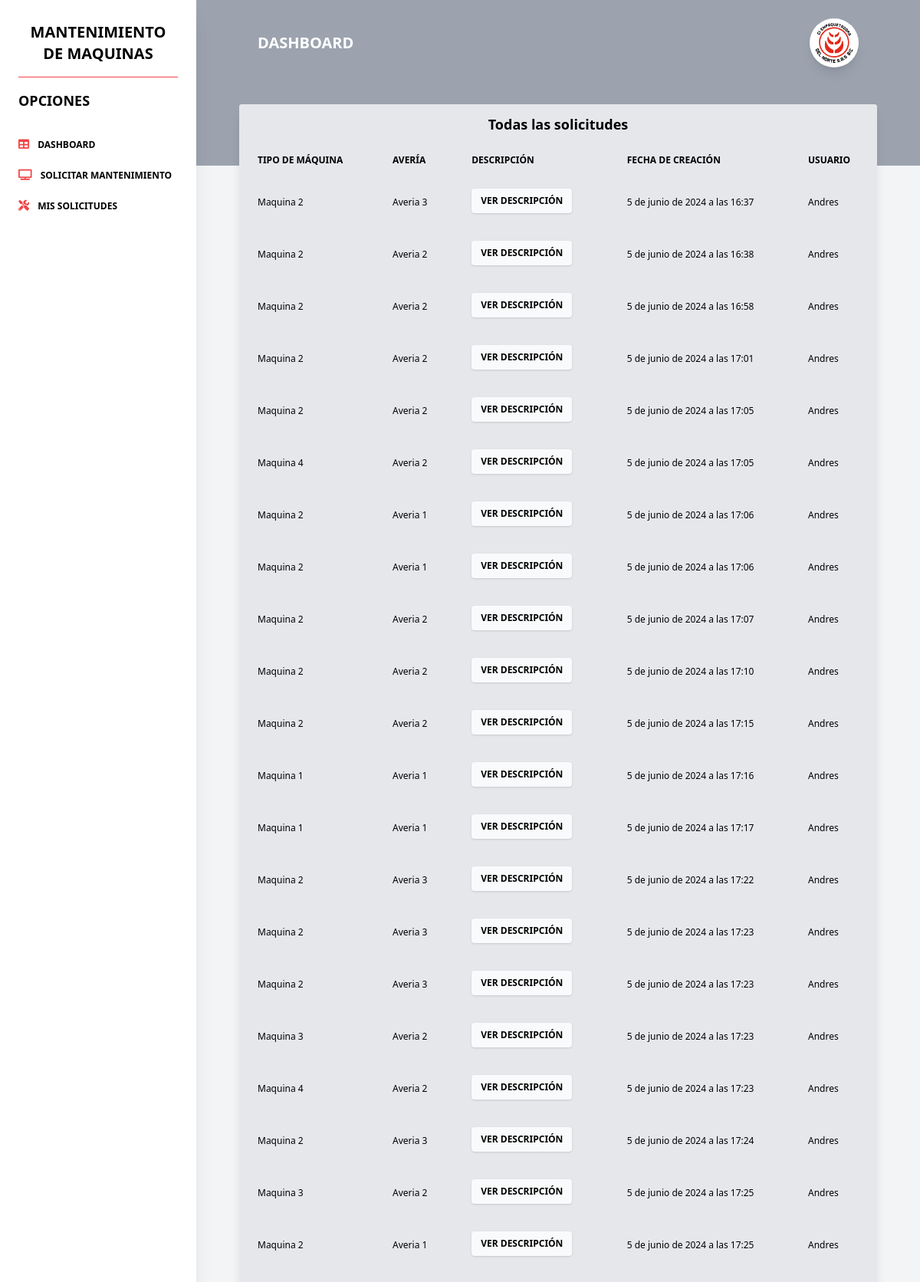
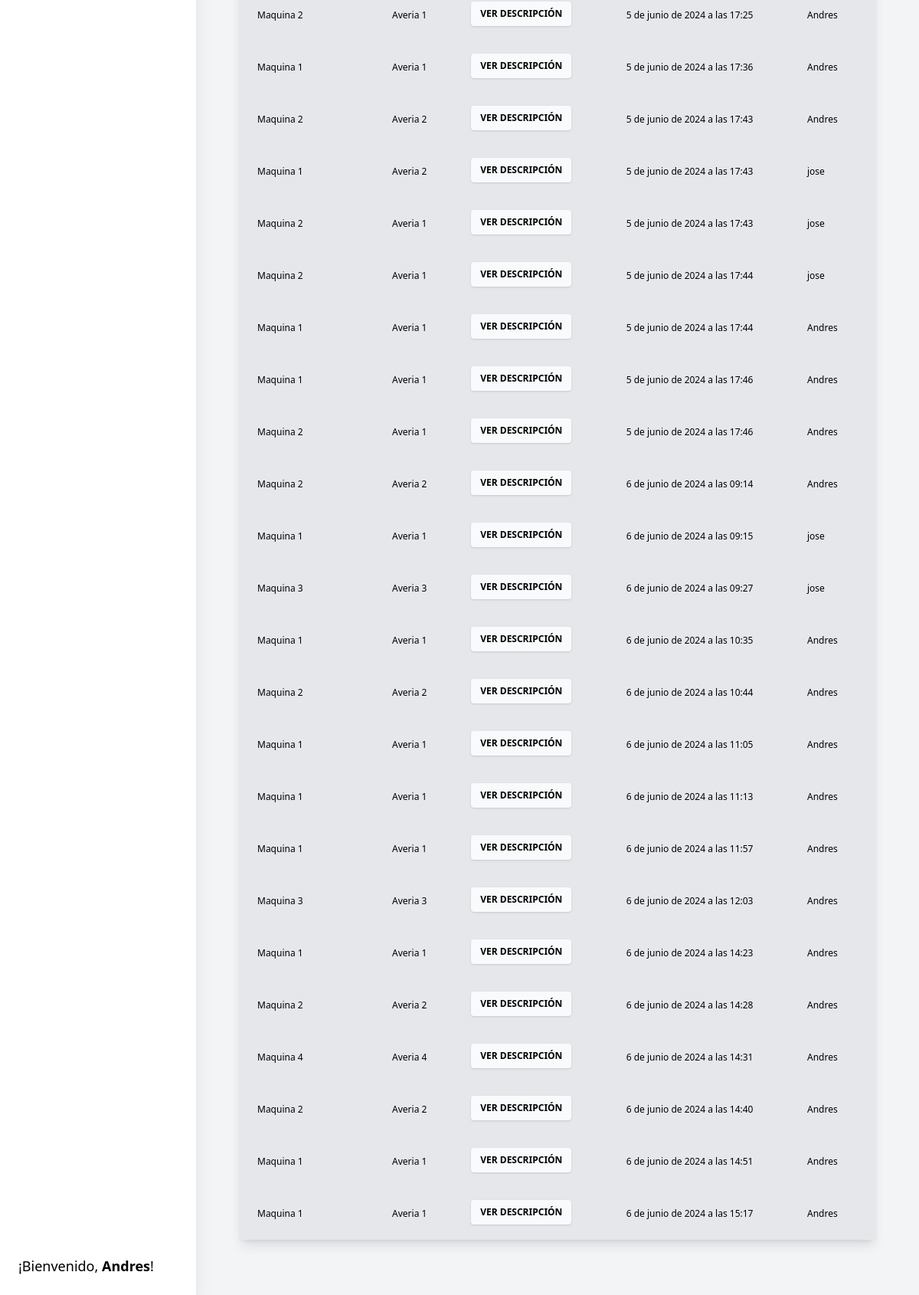
The page /dashboard/ (signed in) on the database its author committed (2 pictures, top to bottom).
### apps/registro/models.py (models this page shows, shortened)
class SolicitudMantenimiento(models.Model):
    usuario = models.ForeignKey(User, on_delete=models.CASCADE)
    maquina = models.CharField(max_length=100)
    averia = models.CharField(max_length=100)
    descripcion = models.TextField()
    fecha_creacion = models.DateTimeField(auto_now_add=True)

### apps/registro/views.py (the view, shortened to what this page needs)
# urls.py: path('dashboard/', views.dashboard, name='dashboard'),
@login_required
def dashboard(request):
    if request.method == "GET":
        if SolicitudMantenimiento.objects.all().exists():
            solicitudes = SolicitudMantenimiento.objects.all()
            return render(request, 'dashboard.html', {'solicitudes': solicitudes})

### templates/dashboard.html (shortened to what this page needs)
{% extends "./layouts/base.html" %}
{% block content %}
  <div class="text-blueGray-700 antialiased bg-gray-100 min-h-screen">
    <div id="root" >
    <div class="md:ml-64 bg-gray-100 min-h-screen">
<div class=" bg-gray-400 pb-32 pt-6">
    <div class="px-4 md:px-10 mx-auto w-full">
      <div>
        <nav
        class="w-full bg-transparent md:flex-row md:flex-nowrap md:justify-start flex items-center"
      >
        <div
          class="w-full mx-autp items-center flex justify-between md:flex-nowrap flex-wrap md:px-10 px-4"
        >
          <a
            class="text-white text-xl uppercase hidden lg:inline-block font-semibold "
            >DASHBOARD</a
          >
          <ul
          class="flex-col md:flex-row list-none items-center hidden md:flex"
        >
          <a
            class="text-blueGray-500 block"
            href="#pablo"
            onclick="openDropdown(event,'user-dropdown')"
          >
            <div class="items-center flex">
              <span
                class="w-16 h-16 text-sm bg-white text-white bg-blueGray-200 inline-flex items-center justify-center rounded-full"
                ><img
                  alt="..."
                  class="w-full rounded-full align-middle border-none shadow-lg"
                  src="../../static/img/logo.svg"
              /></span>
            </div>
          </a>
        </ul>
        </div>
      </nav>
      </div>
    </div>
  </div>
  <div class="px-4 md:px-10 mx-auto w-full -m-24">
    <div class="flex flex-wrap mt-4">
      <div class="w-full mb-12 px-4">
        <div class=" flex flex-col min-w-0 break-words w-full mb-6 shadow-lg rounded bg-gray-200">
          <div class="bg-gray-200 rounded-t mb-0 px-4 py-3 border-0">
            <div class="flex flex-wrap items-center">
              <div class=" w-full px-4 max-w-full flex-grow flex-1">
                <h3 class=" text-center font-semibold text-lg text-blueGray-700">
                  Todas las solicitudes
                </h3>
              </div>
                </div>
              </div>
              <div class="block w-full overflow-x-auto">
                <div class="block w-full overflow-x-auto">
                  <table class="items-center w-full bg-transparent border-collapse">
                    <thead>
                      <tr>
                        <th class="px-6 align-middle border border-solid py-3 text-xs uppercase border-l-0 border-r-0 whitespace-nowrap font-semibold text-left bg-blueGray-50 text-blueGray-500 border-blueGray-100">Tipo de máquina</th>
                        <th class="px-6 align-middle border border-solid py-3 text-xs uppercase border-l-0 border-r-0 whitespace-nowrap font-semibold text-left bg-blueGray-50 text-blueGray-500 border-blueGray-100">Avería</th>
                        <th class="px-6 align-middle border border-solid py-3 text-xs uppercase border-l-0 border-r-0 whitespace-nowrap font-semibold text-left bg-blueGray-50 text-blueGray-500 border-blueGray-100">Descripción</th>
                        <th class="px-6 align-middle border border-solid py-3 text-xs uppercase border-l-0 border-r-0 whitespace-nowrap font-semibold text-left bg-blueGray-50 text-blueGray-500 border-blueGray-100">Fecha de creación</th>
                        <th class="px-6 align-middle border border-solid py-3 text-xs uppercase border-l-0 border-r-0 whitespace-nowrap font-semibold text-left bg-blueGray-50 text-blueGray-500 border-blueGray-100">Usuario</th>
                      </tr>
                    </thead>
                    <tbody>
                      {% for solicitud in solicitudes %}
                      <tr>
                        <td class="border-t-0 px-6 align-middle border-l-0 border-r-0 text-xs whitespace-nowrap p-4">{{ solicitud.maquina }}</td>
                        <td class="border-t-0 px-6 align-middle border-l-0 border-r-0 text-xs whitespace-nowrap p-4">{{ solicitud.averia }}</td>
                        <td class="border-t-0 px-6 align-middle border-l-0 border-r-0 text-xs whitespace-nowrap p-4">
                          <button
                            class="bg-gray-50 text-black font-semibold uppercase text-xs px-3 py-2 rounded shadow hover:shadow-sm outline-none focus:outline-none mr-1 mb-1 ease-linear transition-all duration-150"
                            type="button"
                            onclick="toggleModal('regular-modal-id-{{solicitud.id}}')"
                          >
                            Ver descripción
                          </button>
                        </td>
                        <td class="border-t-0 px-6 align-middle border-l-0 border-r-0 text-xs whitespace-nowrap p-4">{{ solicitud.fecha_creacion }}</td>
                        <td class="border-t-0 px-6 align-middle border-l-0 border-r-0 text-xs whitespace-nowrap p-4">{{ solicitud.usuario }}</td>
                      </tr>
                      {% endfor %}
                    </tbody>
                  </table>
                </div>
            </div>
          </div>
        </div>
      </div>
    </div>
  </div>
{% endblock %}

### templates/layouts/base.html (shortened to what this page needs)
{% load static %}
<!DOCTYPE html>
<html lang="es">
<head>
    <link rel="stylesheet" href="{% static 'tailwind.css' %}" />
    <link rel="stylesheet" href="{% static 'style.css' %}" />
    <link rel="stylesheet" href="{% static '/vendor/@fortawesome/fontawesome-free/css/all.min.css' %}" />
</head>
<body class="relative">
    {% include 'layouts/partials/menu.html' %}
    <main>
        {% block content %}{% endblock content %}
    </main>
</body>
</html>

### templates/layouts/partials/menu.html (shortened to what this page needs)
<nav
        class="md:left-0 md:block md:fixed md:top-0 md:bottom-0 md:overflow-y-auto md:flex-row md:flex-nowrap md:overflow-hidden shadow-xl bg-white flex flex-wrap items-center justify-between relative md:w-64 z-10 py-4 px-6"
      >
        <div
          class="md:flex-col md:items-stretch md:min-h-full md:flex-nowrap px-0 flex flex-wrap items-center justify-between w-full mx-auto"
        >
          <a
            class="md:block  md:pb-3 text-black mr-0 inline-block text-center text-xl uppercase font-bold py-3"
          >
            mantenimiento de maquinas
          </a>
          <div
            class="md:flex md:flex-col md:items-stretch md:opacity-100 md:relative  md:shadow-none shadow absolute top-0 left-0 right-0 z-40 overflow-y-auto overflow-x-hidden h-auto items-center flex-1 rounded hidden"
            id="example-collapse-sidebar"
          >
            <hr class="my-1 md:min-w-full"
                style="border-color:#ef4444;" />
            <h6
              class="md:min-w-full text-black text-lg uppercase font-bold block pt-3 pb-6 no-underline"
            >
              OPCIONES
            </h6>
            <ul class="md:flex-col md:min-w-full flex flex-col list-none flex-1">
              <li class="items-center">
                <a
                href="http://127.0.0.1:8000/dashboard/"
                  class="text-xs uppercase py-3 font-bold block text-black hover:text-gray-500"
                >
                  <i class="fas fa-table mr-2 text-sm text-red-500"></i>
                Dashboard
                </a>
              </li>
              <li class="items-center">
                <a
                  href="http://127.0.0.1:8000/solicitarman/"
                  class="text-xs uppercase py-3 font-bold block text-black hover:text-gray-500"
                >
                  <i class="fas fa-tv mr-2 text-sm text-red-500 "></i>
                  SOLICITAR MANTENIMIENTO
                </a>
              </li>
              <li class="items-center">
                <a
                  href="http://127.0.0.1:8000/missolicitudes"
                  class="text-xs uppercase py-3 font-bold block text-black hover:text-gray-500"
                >
                  <i class="fas fa-tools mr-2 text-sm text-red-500"></i>
                  MIS SOLICITUDES
                </a>
              </li>
            </ul>
            <div class="mt-20">
                {% if user.is_authenticated %}
                    <p class="text-lg mb-2">¡Bienvenido, <span class="font-bold">{{ user.username }}</span>!</p>
                {% else %}
                    <p class="text-sm mb-2">No has iniciado sesión.</p>
                    <a href="{% url 'login' %}" class="text-xs font-bold text-red-500 hover:text-red-700">Iniciar sesión</a>
                {% endif %}
            </div>
      </nav>

### rows shown on the page
SolicitudMantenimiento: maquina "Maquina 2", averia "Averia 3", fecha_creacion "5 de junio de 2024 a las 16:37", usuario "Andres"
SolicitudMantenimiento: maquina "Maquina 2", averia "Averia 2", fecha_creacion "5 de junio de 2024 a las 16:38", usuario "Andres"
SolicitudMantenimiento: maquina "Maquina 2", averia "Averia 2", fecha_creacion "5 de junio de 2024 a las 16:58", usuario "Andres"
SolicitudMantenimiento: maquina "Maquina 2", averia "Averia 2", fecha_creacion "5 de junio de 2024 a las 17:01", usuario "Andres"
SolicitudMantenimiento: maquina "Maquina 2", averia "Averia 2", fecha_creacion "5 de junio de 2024 a las 17:05", usuario "Andres"
SolicitudMantenimiento: maquina "Maquina 4", averia "Averia 2", fecha_creacion "5 de junio de 2024 a las 17:05", usuario "Andres"
SolicitudMantenimiento: maquina "Maquina 2", averia "Averia 1", fecha_creacion "5 de junio de 2024 a las 17:06", usuario "Andres"
SolicitudMantenimiento: maquina "Maquina 2", averia "Averia 1", fecha_creacion "5 de junio de 2024 a las 17:06", usuario "Andres"
SolicitudMantenimiento: maquina "Maquina 2", averia "Averia 2", fecha_creacion "5 de junio de 2024 a las 17:07", usuario "Andres"
SolicitudMantenimiento: maquina "Maquina 2", averia "Averia 2", fecha_creacion "5 de junio de 2024 a las 17:10", usuario "Andres"
SolicitudMantenimiento: maquina "Maquina 2", averia "Averia 2", fecha_creacion "5 de junio de 2024 a las 17:15", usuario "Andres"
SolicitudMantenimiento: maquina "Maquina 1", averia "Averia 1", fecha_creacion "5 de junio de 2024 a las 17:16", usuario "Andres"
SolicitudMantenimiento: maquina "Maquina 1", averia "Averia 1", fecha_creacion "5 de junio de 2024 a las 17:17", usuario "Andres"
SolicitudMantenimiento: maquina "Maquina 2", averia "Averia 3", fecha_creacion "5 de junio de 2024 a las 17:22", usuario "Andres"
SolicitudMantenimiento: maquina "Maquina 2", averia "Averia 3", fecha_creacion "5 de junio de 2024 a las 17:23", usuario "Andres"
SolicitudMantenimiento: maquina "Maquina 2", averia "Averia 3", fecha_creacion "5 de junio de 2024 a las 17:23", usuario "Andres"
SolicitudMantenimiento: maquina "Maquina 3", averia "Averia 2", fecha_creacion "5 de junio de 2024 a las 17:23", usuario "Andres"
SolicitudMantenimiento: maquina "Maquina 4", averia "Averia 2", fecha_creacion "5 de junio de 2024 a las 17:23", usuario "Andres"
SolicitudMantenimiento: maquina "Maquina 2", averia "Averia 3", fecha_creacion "5 de junio de 2024 a las 17:24", usuario "Andres"
SolicitudMantenimiento: maquina "Maquina 3", averia "Averia 2", fecha_creacion "5 de junio de 2024 a las 17:25", usuario "Andres"
SolicitudMantenimiento: maquina "Maquina 2", averia "Averia 1", fecha_creacion "5 de junio de 2024 a las 17:25", usuario "Andres"
SolicitudMantenimiento: maquina "Maquina 2", averia "Averia 1", fecha_creacion "5 de junio de 2024 a las 17:25", usuario "Andres"
SolicitudMantenimiento: maquina "Maquina 1", averia "Averia 1", fecha_creacion "5 de junio de 2024 a las 17:36", usuario "Andres"
SolicitudMantenimiento: maquina "Maquina 2", averia "Averia 2", fecha_creacion "5 de junio de 2024 a las 17:43", usuario "Andres"
SolicitudMantenimiento: maquina "Maquina 1", averia "Averia 2", fecha_creacion "5 de junio de 2024 a las 17:43", usuario "jose"
SolicitudMantenimiento: maquina "Maquina 2", averia "Averia 1", fecha_creacion "5 de junio de 2024 a las 17:43", usuario "jose"
SolicitudMantenimiento: maquina "Maquina 2", averia "Averia 1", fecha_creacion "5 de junio de 2024 a las 17:44", usuario "jose"
SolicitudMantenimiento: maquina "Maquina 1", averia "Averia 1", fecha_creacion "5 de junio de 2024 a las 17:44", usuario "Andres"
SolicitudMantenimiento: maquina "Maquina 1", averia "Averia 1", fecha_creacion "5 de junio de 2024 a las 17:46", usuario "Andres"
SolicitudMantenimiento: maquina "Maquina 2", averia "Averia 1", fecha_creacion "5 de junio de 2024 a las 17:46", usuario "Andres"
SolicitudMantenimiento: maquina "Maquina 2", averia "Averia 2", fecha_creacion "6 de junio de 2024 a las 09:14", usuario "Andres"
SolicitudMantenimiento: maquina "Maquina 1", averia "Averia 1", fecha_creacion "6 de junio de 2024 a las 09:15", usuario "jose"
SolicitudMantenimiento: maquina "Maquina 3", averia "Averia 3", fecha_creacion "6 de junio de 2024 a las 09:27", usuario "jose"
SolicitudMantenimiento: maquina "Maquina 1", averia "Averia 1", fecha_creacion "6 de junio de 2024 a las 10:35", usuario "Andres"
SolicitudMantenimiento: maquina "Maquina 2", averia "Averia 2", fecha_creacion "6 de junio de 2024 a las 10:44", usuario "Andres"
SolicitudMantenimiento: maquina "Maquina 1", averia "Averia 1", fecha_creacion "6 de junio de 2024 a las 11:05", usuario "Andres"
SolicitudMantenimiento: maquina "Maquina 1", averia "Averia 1", fecha_creacion "6 de junio de 2024 a las 11:13", usuario "Andres"
SolicitudMantenimiento: maquina "Maquina 1", averia "Averia 1", fecha_creacion "6 de junio de 2024 a las 11:57", usuario "Andres"
SolicitudMantenimiento: maquina "Maquina 3", averia "Averia 3", fecha_creacion "6 de junio de 2024 a las 12:03", usuario "Andres"
SolicitudMantenimiento: maquina "Maquina 1", averia "Averia 1", fecha_creacion "6 de junio de 2024 a las 14:23", usuario "Andres"
SolicitudMantenimiento: maquina "Maquina 2", averia "Averia 2", fecha_creacion "6 de junio de 2024 a las 14:28", usuario "Andres"
SolicitudMantenimiento: maquina "Maquina 4", averia "Averia 4", fecha_creacion "6 de junio de 2024 a las 14:31", usuario "Andres"
SolicitudMantenimiento: maquina "Maquina 2", averia "Averia 2", fecha_creacion "6 de junio de 2024 a las 14:40", usuario "Andres"
SolicitudMantenimiento: maquina "Maquina 1", averia "Averia 1", fecha_creacion "6 de junio de 2024 a las 14:51", usuario "Andres"
SolicitudMantenimiento: maquina "Maquina 1", averia "Averia 1", fecha_creacion "6 de junio de 2024 a las 15:17", usuario "Andres"

### other values the page prints
{{ user.username }} "Andres"
